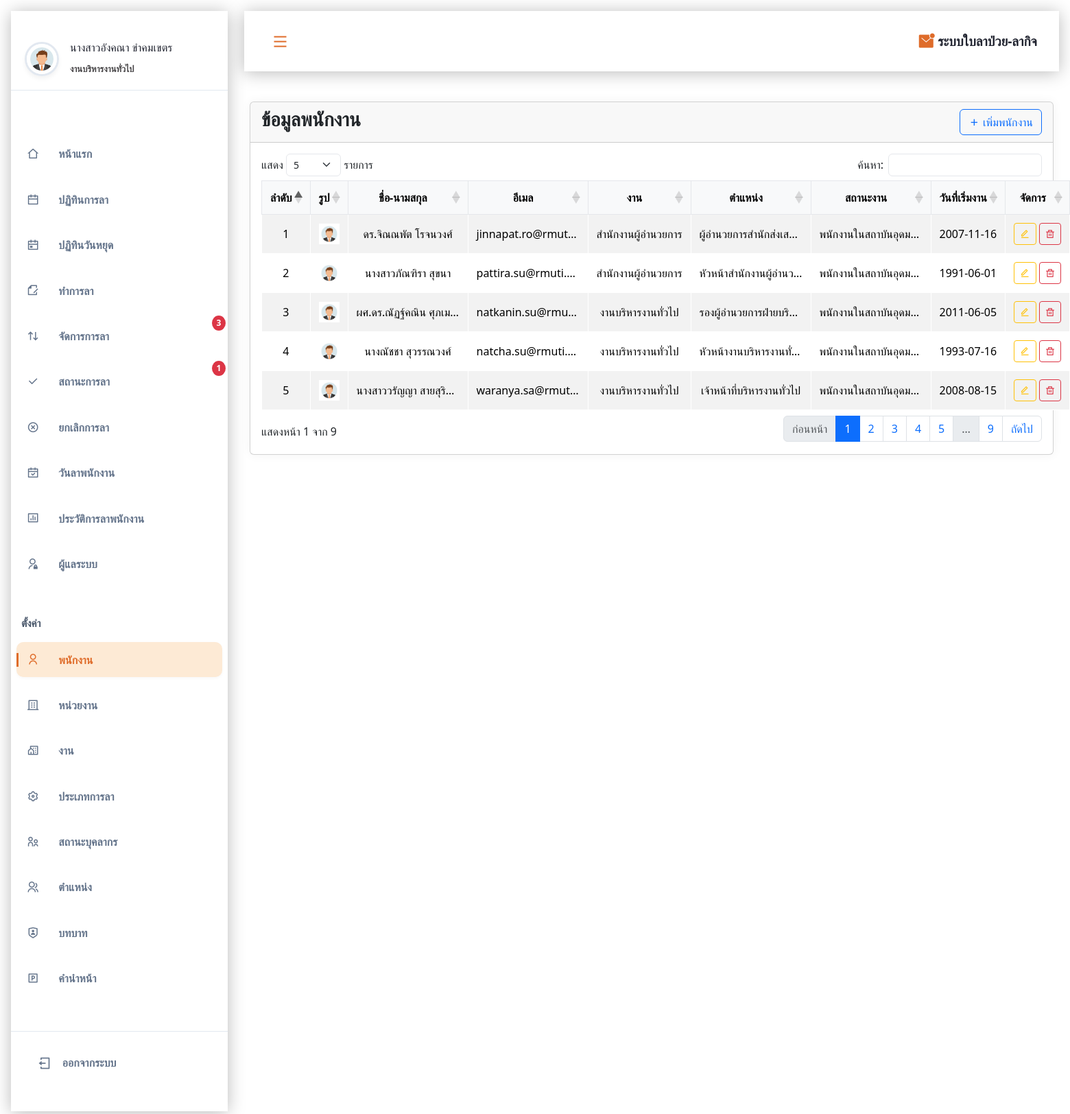
The page /admin/employee.php (signed in) on the database its author committed.
### tables this page shows
CREATE TABLE IF NOT EXISTS `employees` (
  `id` int NOT NULL AUTO_INCREMENT,
  `pic` varchar(50) DEFAULT NULL,
  `prefix` int DEFAULT NULL,
  `fname` varchar(100) DEFAULT NULL,
  `lname` varchar(100) DEFAULT NULL,
  `email` varchar(50) DEFAULT NULL,
  `password` varchar(100) DEFAULT NULL,
  `department` int DEFAULT NULL,
  `staffstatus` int DEFAULT NULL,
  `startwork` date DEFAULT NULL,
  `signature` varchar(255) DEFAULT NULL,
  `Vacationday` int DEFAULT NULL,
  `position` int DEFAULT NULL,
  PRIMARY KEY (`id`),
  KEY `FK_employees_position` (`position`),
  KEY `FK_employees_prefix` (`prefix`),
  KEY `FK_employees_staffstatus` (`staffstatus`),
  KEY `FK_employees_subdepart` (`department`),
  CONSTRAINT `FK_employees_position` FOREIGN KEY (`position`) REFERENCES `position` (`positionid`),
  CONSTRAINT `FK_employees_prefix` FOREIGN KEY (`prefix`) REFERENCES `prefix` (`prefixid`),
  CONSTRAINT `FK_employees_staffstatus` FOREIGN KEY (`staffstatus`) REFERENCES `staffstatus` (`staffid`),
  CONSTRAINT `FK_employees_subdepart` FOREIGN KEY (`department`) REFERENCES `subdepart` (`subdepartid`)
);

CREATE TABLE IF NOT EXISTS `subdepart` (
  `subdepartid` int NOT NULL AUTO_INCREMENT,
  `headepartid` int DEFAULT NULL,
  `subdepartname` varchar(100) DEFAULT NULL,
  PRIMARY KEY (`subdepartid`),
  KEY `headepartid` (`headepartid`),
  CONSTRAINT `subdepart_ibfk_1` FOREIGN KEY (`headepartid`) REFERENCES `headepart` (`headepartid`)
);

CREATE TABLE IF NOT EXISTS `position` (
  `positionid` int NOT NULL AUTO_INCREMENT,
  `positionname` varchar(50) DEFAULT NULL,
  `roleid` int DEFAULT NULL,
  PRIMARY KEY (`positionid`),
  KEY `FK_position_role` (`roleid`),
  CONSTRAINT `FK_position_role` FOREIGN KEY (`roleid`) REFERENCES `role` (`roleid`)
);

CREATE TABLE IF NOT EXISTS `staffstatus` (
  `staffid` int NOT NULL AUTO_INCREMENT,
  `staffname` varchar(100) DEFAULT NULL,
  PRIMARY KEY (`staffid`)
);

### admin/sql/data-employee.php (called while the page is built, shortened)
<?php
include('conn/conn.php');
$sql4 = "SELECT employees.id,employees.fname,employees.lname,staffstatus.staffid, CONCAT(prefix.prefixname,employees.fname, ' ', employees.lname) AS fullname,
                employees.department,subdepart.subdepartname,staffstatus.staffname AS staffstatus ,position.positionname,position.positionid,startwork,prefixid,employees.email,employees.pic
         FROM employees
         LEFT JOIN staffstatus ON employees.staffstatus = staffstatus.staffid
         LEFT JOIN subdepart ON employees.department = subdepart.subdepartid
         LEFT JOIN prefix on employees.prefix = prefix.prefixid
         LEFT JOIN position on employees.position = position.positionid
         ";
$result4 = $conn->query($sql4);
?>

### admin/employee.php (the view, shortened to what this page needs)
<?php
include("sql/data-employee.php");
?>
<!DOCTYPE html>
<html lang="en">
<head>
   <link rel="stylesheet" href="https://cdnjs.cloudflare.com/ajax/libs/remixicon/4.2.0/remixicon.css">
   <link rel="stylesheet" href="assets/css/styles.css">
   <link rel="stylesheet" href="https://cdn.jsdelivr.net/npm/fullcalendar@5.11.3/main.min.css">
   <link rel="stylesheet" href="https://cdn.datatables.net/responsive/2.4.1/css/responsive.bootstrap5.min.css">
   <link rel="stylesheet" href="https://cdn.datatables.net/1.13.7/css/dataTables.bootstrap5.min.css">
   <link rel="stylesheet" href="https://cdn.jsdelivr.net/npm/sweetalert2@11/dist/sweetalert2.min.css">
   <link rel="stylesheet" href="assets/css/table.css">
</head>
<body>
   <?php
   include('component/sidebar.php');
   ?>
   <main class="main container3" id="main">
      <div class="card">
         <div class="card-header d-flex justify-content-between align-items-center">
            <h3 class="card-title">ข้อมูลพนักงาน</h3>
            <button type="button" class="btn btn-outline-primary" data-bs-toggle="modal" data-bs-target="#addEmployeeModal">
               <i class="ri-add-line"></i> เพิ่มพนักงาน
            </button>
         </div>
         <div class="card-body">
            <table id="employeeTable" class="table table-striped table-bordered dt-responsive nowrap" style="width:100%;">
               <thead>
                  <tr>
                     <th width="5%">ลำดับ</th>
                     <th >รูป</th>
                     <th width="15%">ชื่อ-นามสกุล</th>
                     <th width="15%">อีเมล</th>
                     <th width="15%">งาน</th>
                     <th width="15%">ตำแหน่ง</th>
                     <th width="12%">สถานะงาน</th>
                     <th width="10%">วันที่เริ่มงาน</th>
                     <th width="5%">จัดการ</th>
                  </tr>
               </thead>
               <tbody>
                  <?php
                  $i = 1;
                  while ($row = $result4->fetch_assoc()):
                  ?>
                     <tr>
                        <td><?php echo $i++; ?></td>
                        <td><img src="uploads/<?php echo $row['pic']; ?> " alt="" width="50px"></td>
                        <td><?php echo $row['fullname']; ?></td>
                        <td><?php echo $row['email']; ?></td>
                        <td><?php echo $row['subdepartname']; ?></td>
                        <td><?php echo $row['positionname']; ?></td>
                        <td><?php echo $row['staffstatus']; ?></td>
                        <td><?php echo $row['startwork']; ?></td>
                        <td>
                           <button class="btn btn-sm btn-outline-warning edit-btn" data-bs-toggle="modal" data-bs-target="#editEmployeeModal"
                              data-id="<?php echo $row['id']; ?>"
                              data-fname="<?php echo $row['fname']; ?>"
                              data-lname="<?php echo $row['lname']; ?>"
                              data-prefix="<?php echo $row['prefixid']; ?>"
                              data-department="<?php echo $row['department']; ?>"
                              data-position="<?php echo $row['positionid']; ?>"
                              data-status="<?php echo $row['staffid']; ?>"
                              data-startwork="<?php echo $row['startwork']; ?>"
                              data-email="<?php echo $row['email']; ?>">
                              <i class="ri-edit-line"></i>
                           </button>
                           <button class="btn btn-sm btn-outline-danger" onclick="deleteEmployee(<?php echo $row['id']; ?>)">
                              <i class="ri-delete-bin-line"></i>
                           </button>
                        </td>
                     </tr>
                  <?php endwhile; ?>
               </tbody>
            </table>
         </div>
      </div>
   </main>
</body>
</html>
</html>

### rows shown on the page
employees: pic (picture), fullname "ดร.จิณณพัต โรจนวงศ์", email "jinnapat.ro@rmut…", department.subdepartname "สำนักงานผู้อำนวยการ", position.positionname "ผู้อำนวยการสำนักส่งเส…", staffstatus.staffname "พนักงานในสถาบันอุดม…", startwork "2007-11-16"
employees: pic (picture), fullname "นางสาวภัณฑิรา สุขนา", email "pattira.su@rmuti.…", department.subdepartname "สำนักงานผู้อำนวยการ", position.positionname "หัวหน้าสำนักงานผู้อำนว…", staffstatus.staffname "พนักงานในสถาบันอุดม…", startwork "1991-06-01"
employees: pic (picture), fullname "ผศ.ดร.ณัฏฐ์คณิน ศุภเม…", email "natkanin.su@rmu…", department.subdepartname "งานบริหารงานทั่วไป", position.positionname "รองผู้อำนวยการฝ่ายบริ…", staffstatus.staffname "พนักงานในสถาบันอุดม…", startwork "2011-06-05"
employees: pic (picture), fullname "นางณัชชา สุวรรณวงศ์", email "natcha.su@rmuti.…", department.subdepartname "งานบริหารงานทั่วไป", position.positionname "หัวหน้างานบริหารงานทั่…", staffstatus.staffname "พนักงานในสถาบันอุดม…", startwork "1993-07-16"
employees: pic (picture), fullname "นางสาววรัญญา สายสุริ…", email "waranya.sa@rmut…", department.subdepartname "งานบริหารงานทั่วไป", position.positionname "เจ้าหน้าที่บริหารงานทั่วไป", staffstatus.staffname "พนักงานในสถาบันอุดม…", startwork "2008-08-15"

### other values the page prints
$userName "นางสาวอังคณา ขำคมเขตร"
$department "งานบริหารงานทั่วไป"
$pending_count "3"
$pending_count "1"
